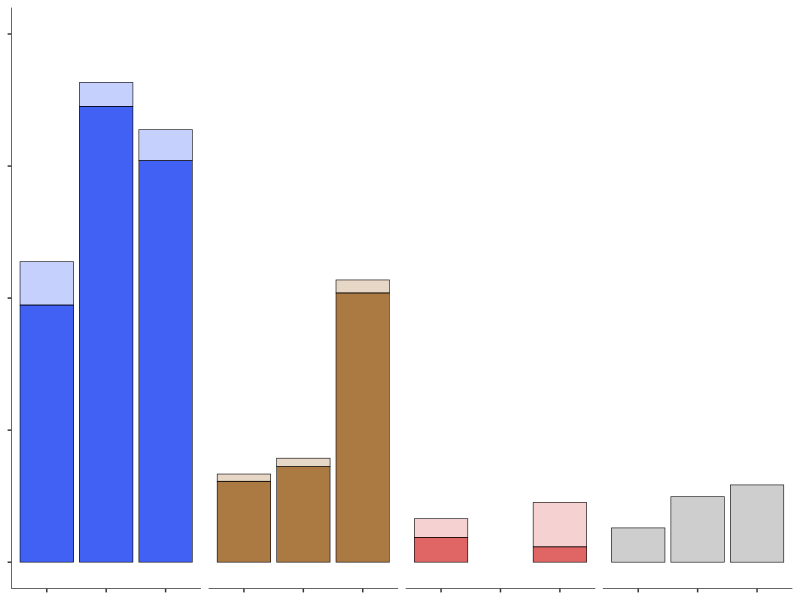

Source code (R):
## Combines count, Cnet, biovolume in one plot (day 14)
library("dplyr")
library(ggplot2)
library(scales)

# import data
count_bact <- read.csv("data/flow2_day14_bact.csv")
count_pt <- read.csv("data/flow2_day14_pt.csv")
cnet <- read.csv("data/SIP_cnet.csv")
cnet_info <- read.csv("data/SIP_sample_info.csv")
biovolume <- read.table("data/biovolume.txt", header = TRUE, sep = ',')

count_bact$Ring[count_bact$Ring==1] <- 'inner'
count_bact$Ring[count_bact$Ring==2] <- 'outer'

# Here we assume that bacterial cell number and Cnet are conditionally 
# independent given algal cell number. For each microplate, the amount of 
# bacterial incorporation of algal carbon is estimated by multiplying Cnet median
# with total bacterial number per ring. It is then divided by algal cell number
# to disentangle the algal effect. Normalized values are used for statistical
# analysis, e.g., average or sd.

# summarize count data
count_bact_summ <- count_bact %>%
  group_by(Treatment, Ring, Microplate) %>%
  summarize(abd_mean = mean(Abundance), 
            abd_sd = sd(Abundance),
            count_total = 6*mean(Abundance)
            ) # merge over 6 wells per ring

# summarize cnet
cnet$microplate <- NA
cnet$ring <- NA
cnet$treatment <- NA
cnet$strain <- NA
for (s in unique(cnet_info$sample_name)){
  m <- cnet_info$microplate[cnet_info$sample_name==s]
  r <- cnet_info$ring[cnet_info$sample_name==s]
  t <- cnet_info$treatment[cnet_info$sample_name==s]
  st <- cnet_info$strain[cnet_info$sample_name==s]
  
  cnet$microplate[cnet$sample_name==s] <- m
  cnet$ring[cnet$sample_name==s] <- r
  cnet$treatment[cnet$sample_name==s] <- t
  cnet$strain[cnet$sample_name==s] <- st
}

cnet_summ <- cnet %>%
  group_by(treatment, microplate, ring, strain) %>%
  summarize(cnet_q50 = quantile(Cnet, probs = 0.5), 
            cnet_q25 = quantile(Cnet, probs = 0.25),
            cnet_q75 = quantile(Cnet, probs = 0.75)
            )

# merge count, cnet, biovolume, algal count in to df
df <- select(cnet_summ, treatment, microplate, ring, strain, cnet_q50)
df$count_total <- NA
df$biovolume <- NA
df$count_pt <- NA
df <- df[df$strain!='none',]

for (row in 1:nrow(df)){
  t <- df$treatment[row]
  m <- df$microplate[row]
  r <- df$ring[row]
  st <- df$strain[row]
  df[row, 'count_total'] <- count_bact_summ$count_total[
    count_bact_summ$Treatment == t & 
      count_bact_summ$Ring == r &
      count_bact_summ$Microplate == m
    ]
  df[row, 'biovolume'] <- biovolume$Biovolume[biovolume$Genus==st]
  df[row, 'count_pt'] <- count_pt$Abundance[
    count_pt$Treatment==t & 
      count_pt$Microplate==m
    ]
}

df$c_incorp <- df$cnet_q50 * df$count_total * df$biovolume
df$c_incorp_pt <- df$c_incorp / df$count_pt

# remove Alcani, microplate 2 from df, confirming with XM
df <- df[!(df$treatment=='Alcanivorax' & df$microplate==2),]

# plot
pdf("figures/fig5b.pdf", width = 2.5, height = 2)

ggplot(df, aes(x=microplate, 
               y=c_incorp_pt, 
               fill=treatment, 
               alpha=factor(ring, levels=c("outer","inner"))
               )
       ) + 
  geom_bar(stat = 'identity', position = 'stack', color='black', size=0.2) +
  facet_grid(~factor(treatment, 
                     levels=c('Devosia', 'Marinobacter', 'Alcanivorax', 'none')
                     )) +
  # geom_text(aes(label=round(c_incorp_pt, digits = 4)), vjust=0.5, alpha=1) +
  ylim(0, 0.08) +
  # ylab("Incorporated algal carbon (um3)") +
  scale_fill_manual(values=c("#E06666", "#4061f4", "#AB7942", "#5b5b5b")) +  # Alcani, Devosi, Marino, none
  scale_alpha_discrete(range=c(0.3, 1)) +
  theme(strip.background = element_rect(fill=NA),
        panel.background = element_rect(fill = "transparent", color = NA),
        panel.grid.major = element_blank(),
        panel.grid.minor = element_blank(),
        plot.background = element_rect(fill = "transparent", color = NA),
        panel.border = element_blank(),
        legend.position = "None",
        axis.title.x = element_blank(),
        axis.title.y = element_blank(),
        axis.text.x = element_blank(),
        axis.text.y = element_blank(),
        axis.line = element_line(size = 0.2),
        strip.text.x = element_blank()
        # axis.ticks = element_blank()
        )

dev.off()
